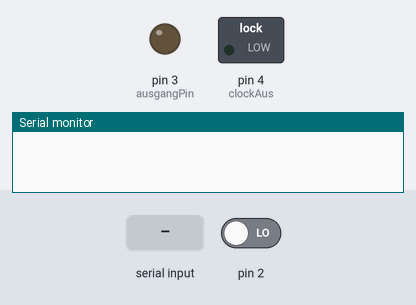
The sketch below on a simulated Arduino Uno, built with avr-gcc and run on an emulated ATmega328P. Shown: switched loads named in the sketch (green lamp = pin HIGH), output pins drawn as LEDs (lit = HIGH), the last lines printed to the serial monitor. Dashed ring = blinking. Inputs (shaded band) come from the test bench; at power-on: pin 2 LOW.

Above: at 1.2 s.
1.3 s: "1" received over Serial
At 1.46 s:
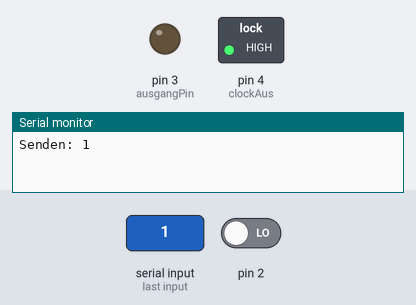
At 1.86 s:
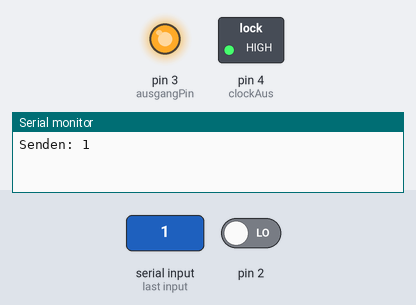
Timing chart, 0 to 4.3 s (numbered marks = the images above; inputs shaded):
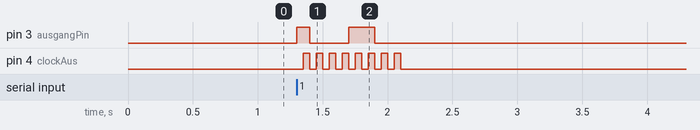

The sketch:

databus.ino
```cpp
//Arduino Tutorial 1.1 - Taster

//by Scynd 2013

volatile int empf_byte = 0;
volatile int wertigkeit = 1;
volatile int bitsReceived = 0;

int ausgangPin = 3;
int eingangPin = 5;
int clockAus = 4;
unsigned long tbit = 100;

void setup() {
  Serial.begin(9600);
  pinMode(ausgangPin, OUTPUT);
  pinMode(eingangPin, INPUT);
  pinMode(clockAus, OUTPUT);
  attachInterrupt(0, read, RISING);
}

void loop(){
  char value[1];
  while(Serial.available()){
    Serial.readBytes(value, 1);
    send(value[0]);
  }
}

void send(byte wert){

  int n = 8;

  Serial.print("Senden: ");
  Serial.println((char)wert);

  for(int i=0; i<n; i++){
    //Serial.print("Senden: ");
    //Serial.println((wert & (1 << i)) != 0);
    digitalWrite(ausgangPin,(wert & (1 << i)) != 0);
    delay(tbit/2);
    digitalWrite(clockAus,HIGH);
    delay(tbit/2);
    digitalWrite(ausgangPin, LOW);
    digitalWrite(clockAus, LOW);
  }
}

void read(){
  empf_byte = empf_byte + wertigkeit * digitalRead(5);
  wertigkeit = 2*wertigkeit;

  bitsReceived++;

  if(bitsReceived == 8){
    Serial.print("Empfangen: ");
    Serial.println((char)empf_byte);
    bitsReceived = 0;
    empf_byte = 0;
    wertigkeit = 1;
  }
}
```

Measured:
- after the input at 1.3 s, pin 3 (ausgangPin): LOW → HIGH at once, → LOW 0.10 s later, → HIGH 0.30 s later, → LOW 0.20 s later; pin 4 (clockAus): alternates HIGH for 0.05 s and LOW for 0.05 s, 16 changes in all, then stays LOW, starting after 0.05 s
